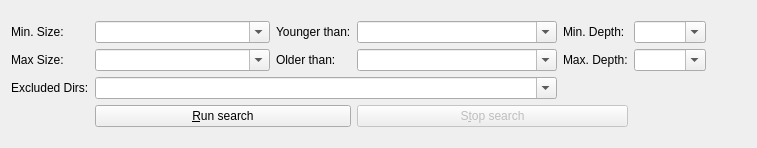
        <widget class="QWidget" name="tabDateSize">
         <attribute name="title">
          <string>&amp;Size, Date, Depth, Excluded Dirs</string>
         </attribute>
         <layout class="QHBoxLayout" name="horizontalLayout_9">
          <item>
           <layout class="QGridLayout" name="gridLayout_2">
            <property name="topMargin">
             <number>10</number>
            </property>
            <property name="bottomMargin">
             <number>10</number>
            </property>
            <item row="0" column="0">
             <widget class="QLabel" name="label_4">
              <property name="maximumSize">
               <size>
                <width>150</width>
                <height>16777215</height>
               </size>
              </property>
              <property name="text">
               <string>Min. Size:</string>
              </property>
             </widget>
            </item>
            <item row="1" column="5">
             <widget class="QComboBox" name="comboBoxMaxDepth">
              <property name="toolTip">
               <string>&lt;html&gt;&lt;head/&gt;&lt;body&gt;&lt;p&gt;Maximum distance of the subdirectory containing the found file from the base directory.&lt;/p&gt;&lt;p&gt;Example:&lt;br/&gt;Max. Depth: 0&lt;br/&gt;It found no files in subdirectories.&lt;/p&gt;&lt;/body&gt;&lt;/html&gt;</string>
              </property>
              <property name="editable">
               <bool>true</bool>
              </property>
             </widget>
            </item>
            <item row="0" column="1">
             <widget class="QComboBox" name="comboBoxMinSize">
              <property name="minimumSize">
               <size>
                <width>175</width>
                <height>0</height>
               </size>
              </property>
              <property name="maximumSize">
               <size>
                <width>200</width>
                <height>16777215</height>
               </size>
              </property>
              <property name="toolTip">
               <string>&lt;html&gt;&lt;head/&gt;&lt;body&gt;&lt;p&gt;Formula of the minimal size.&lt;/p&gt;&lt;p&gt;Example: 3*512ki + 5MiByte + -2^10&lt;/p&gt;&lt;p&gt;&lt;br/&gt;&lt;/p&gt;&lt;p&gt;A non zero value excludes automatically directories.&lt;/p&gt;&lt;p&gt;A formula is a arithmetic expression with the operators '+', '*' and '^' (potentioning).&lt;/p&gt;&lt;p&gt;Usual precedence: '+' &amp;lt; '*' &amp;lt; '^'&lt;/p&gt;&lt;p&gt;The operands are integer numbers with potentionally a unit.&lt;/p&gt;&lt;p&gt;Units: factor 1000: KByte, MByte, GByte, TByte&lt;br/&gt;factor 1024: KiByte, MiByte, GiByte, TiByte&lt;/p&gt;&lt;p&gt;&lt;br/&gt;&lt;/p&gt;&lt;/body&gt;&lt;/html&gt;</string>
              </property>
              <property name="editable">
               <bool>true</bool>
              </property>
             </widget>
            </item>
            <item row="1" column="3">
             <widget class="QComboBox" name="comboBoxOlder">
              <property name="maximumSize">
               <size>
                <width>200</width>
                <height>16777215</height>
               </size>
              </property>
              <property name="toolTip">
               <string>&lt;html&gt;&lt;head/&gt;&lt;body&gt;&lt;p&gt;Formula of the maximal file date.&lt;/p&gt;&lt;p&gt;Example (relative): 3*5days+ 2hour&lt;/p&gt;&lt;p&gt;Example (absolute): 2015.12.31/23:59:59 - 3weeks&lt;/p&gt;&lt;p&gt;&lt;br/&gt;&lt;/p&gt;&lt;p&gt;A formula is a arithmetic expression with the operators '+', '*' and '^' (potentioning).&lt;/p&gt;&lt;p&gt;Usual precedence: '+' &amp;lt; '*' &amp;lt; '^'&lt;/p&gt;&lt;p&gt;The operands are integer numbers with potentionally a unit.&lt;/p&gt;&lt;p&gt;The first operand may be an absolute date, date and time or time:&lt;/p&gt;&lt;p&gt;Date syntax: yyyy.mm.dd&lt;/p&gt;&lt;p&gt;Time syntax HH:MM:SS&lt;/p&gt;&lt;p&gt;Units: minutes, hours, days, weeks&lt;/p&gt;&lt;p&gt;Abbrevation is allowed: 'd' is the same as 'days'&lt;/p&gt;&lt;p&gt;&lt;br/&gt;&lt;/p&gt;&lt;/body&gt;&lt;/html&gt;</string>
              </property>
              <property name="editable">
               <bool>true</bool>
              </property>
             </widget>
            </item>
            <item row="1" column="1">
             <widget class="QComboBox" name="comboBoxMaxSize">
              <property name="minimumSize">
               <size>
                <width>175</width>
                <height>0</height>
               </size>
              </property>
              <property name="maximumSize">
               <size>
                <width>200</width>
                <height>16777215</height>
               </size>
              </property>
              <property name="toolTip">
               <string>&lt;html&gt;&lt;head/&gt;&lt;body&gt;&lt;p&gt;Formula of the maximum size.&lt;/p&gt;&lt;p&gt;Example: 3*512ki + 5MiByte + -2^10&lt;/p&gt;&lt;p&gt;&lt;br/&gt;&lt;/p&gt;&lt;p&gt;A non zero value excludes automatically directories.&lt;/p&gt;&lt;p&gt;A formula is a arithmetic expression with the operators '+', '*' and '^' (potentioning).&lt;/p&gt;&lt;p&gt;Usual precedence: '+' &amp;lt; '*' &amp;lt; '^'&lt;/p&gt;&lt;p&gt;The operands are integer numbers with potentionally a unit.&lt;/p&gt;&lt;p&gt;Units: factor 1000: KByte, MByte, GByte, TByte&lt;br/&gt;factor 1024: KiByte, MiByte, GiByte, TiByte&lt;/p&gt;&lt;p&gt;&lt;br/&gt;&lt;/p&gt;&lt;/body&gt;&lt;/html&gt;</string>
              </property>
              <property name="editable">
               <bool>true</bool>
              </property>
             </widget>
            </item>
            <item row="2" column="0">
             <widget class="QLabel" name="label_13">
              <property name="text">
               <string>Excluded Dirs:</string>
              </property>
             </widget>
            </item>
            <item row="2" column="1" colspan="3">
             <widget class="QComboBox" name="comboBoxExcludedDirs">
              <property name="toolTip">
               <string>&lt;html&gt;&lt;head/&gt;&lt;body&gt;&lt;p&gt;a comma (',') separated list of directory names not entered for the search.&lt;/p&gt;&lt;p&gt;Example: .git,.cache&lt;/p&gt;&lt;/body&gt;&lt;/html&gt;</string>
              </property>
              <property name="editable">
               <bool>true</bool>
              </property>
             </widget>
            </item>
            <item row="1" column="4">
             <widget class="QLabel" name="label_12">
              <property name="text">
               <string>Max. Depth:</string>
              </property>
             </widget>
            </item>
            <item row="1" column="2">
             <widget class="QLabel" name="label_7">
              <property name="maximumSize">
               <size>
                <width>200</width>
                <height>16777215</height>
               </size>
              </property>
              <property name="text">
               <string>Older than:</string>
              </property>
             </widget>
            </item>
            <item row="0" column="2">
             <widget class="QLabel" name="label_6">
              <property name="maximumSize">
               <size>
                <width>200</width>
                <height>16777215</height>
               </size>
              </property>
              <property name="text">
               <string>Younger than:</string>
              </property>
             </widget>
            </item>
            <item row="1" column="0">
             <widget class="QLabel" name="label_5">
              <property name="maximumSize">
               <size>
                <width>150</width>
                <height>16777215</height>
               </size>
              </property>
              <property name="text">
               <string>Max Size:</string>
              </property>
             </widget>
            </item>
            <item row="0" column="5">
             <widget class="QComboBox" name="comboBoxMinDepth">
              <property name="toolTip">
               <string>&lt;html&gt;&lt;head/&gt;&lt;body&gt;&lt;p&gt;Minimal distance of the subdirectory containing the found file from the base directory.&lt;/p&gt;&lt;p&gt;Example:&lt;br/&gt;Min.Depth: 1&lt;br/&gt;Direcory: /home&lt;/p&gt;&lt;p&gt;/home/x will not be found&lt;/p&gt;&lt;p&gt;/home/dir/x will be found&lt;/p&gt;&lt;/body&gt;&lt;/html&gt;</string>
              </property>
              <property name="editable">
               <bool>true</bool>
              </property>
             </widget>
            </item>
            <item row="0" column="4">
             <widget class="QLabel" name="label_11">
              <property name="text">
               <string>Min. Depth:</string>
              </property>
             </widget>
            </item>
            <item row="0" column="3">
             <widget class="QComboBox" name="comboBoxYounger">
              <property name="minimumSize">
               <size>
                <width>200</width>
                <height>0</height>
               </size>
              </property>
              <property name="maximumSize">
               <size>
                <width>16777215</width>
                <height>16777215</height>
               </size>
              </property>
              <property name="toolTip">
               <string>&lt;html&gt;&lt;head/&gt;&lt;body&gt;&lt;p&gt;Formula of the minimal file date.&lt;/p&gt;&lt;p&gt;Example (relative): 3*5days+ 2hour&lt;/p&gt;&lt;p&gt;Example (absolute): 2015.12.31/23:59:59 - 3weeks&lt;/p&gt;&lt;p&gt;&lt;br/&gt;&lt;/p&gt;&lt;p&gt;A formula is a arithmetic expression with the operators '+', '*' and '^' (potentioning).&lt;/p&gt;&lt;p&gt;Usual precedence: '+' &amp;lt; '*' &amp;lt; '^'&lt;/p&gt;&lt;p&gt;The operands are integer numbers with potentionally a unit.&lt;/p&gt;&lt;p&gt;The first operand may be an absolute date, date and time or time:&lt;/p&gt;&lt;p&gt;Date syntax: yyyy.mm.dd&lt;/p&gt;&lt;p&gt;Time syntax HH:MM:SS&lt;/p&gt;&lt;p&gt;Units: minutes, hours, days, weeks&lt;/p&gt;&lt;p&gt;Abbrevation is allowed: 'd' is the same as 'days'&lt;/p&gt;&lt;p&gt;&lt;br/&gt;&lt;/p&gt;&lt;/body&gt;&lt;/html&gt;</string>
              </property>
              <property name="editable">
               <bool>true</bool>
              </property>
             </widget>
            </item>
            <item row="3" column="1" colspan="2">
             <widget class="QPushButton" name="pushButtonSearch2">
              <property name="text">
               <string>&amp;Run search</string>
              </property>
              <property name="icon">
               <iconset>
                <normaloff>:/main/icons/action_go.gif</normaloff>
                <normalon>:/main/icons/action_go.png</normalon>:/main/icons/action_go.gif</iconset>
              </property>
             </widget>
            </item>
            <item row="3" column="3" colspan="2">
             <widget class="QPushButton" name="pushButtonStop2">
              <property name="enabled">
               <bool>false</bool>
              </property>
              <property name="text">
               <string>S&amp;top search</string>
              </property>
              <property name="icon">
               <iconset resource="refind.qrc">
                <normaloff>:/main/icons/stop.png</normaloff>:/main/icons/stop.png</iconset>
              </property>
              <property name="shortcut">
               <string notr="true">Ctrl+T</string>
              </property>
             </widget>
            </item>
           </layout>
          </item>
          <item>
           <spacer name="horizontalSpacer">
            <property name="orientation">
             <enum>Qt::Horizontal</enum>
            </property>
            <property name="sizeHint" stdset="0">
             <size>
              <width>40</width>
              <height>20</height>
             </size>
            </property>
           </spacer>
          </item>
         </layout>
        </widget>
